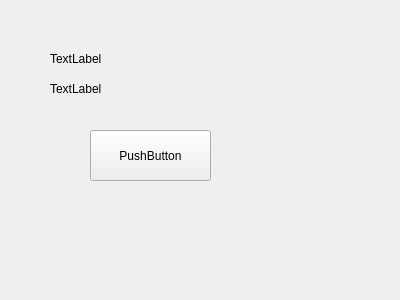
<?xml version="1.0" encoding="UTF-8"?>
<ui version="4.0">
 <class>ExampleWidget</class>
 <widget class="QWidget" name="ExampleWidget">
  <property name="geometry">
   <rect>
    <x>0</x>
    <y>0</y>
    <width>400</width>
    <height>300</height>
   </rect>
  </property>
  <property name="windowTitle">
   <string>Form</string>
  </property>
  <widget class="QPushButton" name="example_push_button">
   <property name="geometry">
    <rect>
     <x>90</x>
     <y>130</y>
     <width>121</width>
     <height>51</height>
    </rect>
   </property>
   <property name="text">
    <string>PushButton</string>
   </property>
  </widget>
  <widget class="QLabel" name="feedback_label">
   <property name="geometry">
    <rect>
     <x>50</x>
     <y>50</y>
     <width>311</width>
     <height>17</height>
    </rect>
   </property>
   <property name="text">
    <string>TextLabel</string>
   </property>
  </widget>
  <widget class="QLabel" name="result_label">
   <property name="geometry">
    <rect>
     <x>50</x>
     <y>80</y>
     <width>311</width>
     <height>17</height>
    </rect>
   </property>
   <property name="text">
    <string>TextLabel</string>
   </property>
  </widget>
 </widget>
 <resources/>
 <connections/>
</ui>
